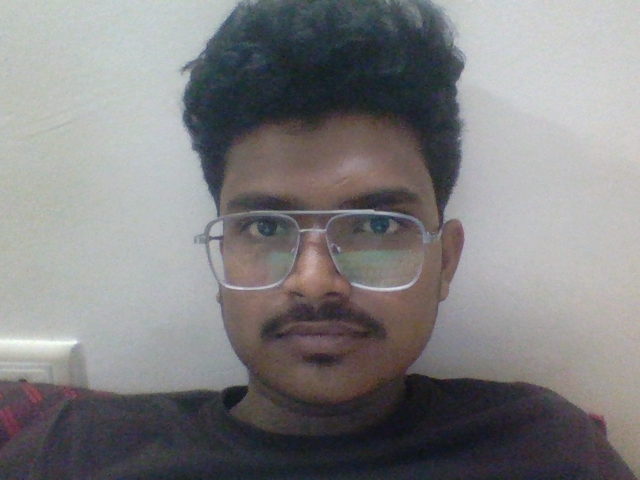
#> input picture data/3/face.png, 640 x 480 px, given in place of the camera
$ python give_vote.py
#> lines starting #> are read from the running program, lines starting #| are printed output that depends on the picture
import cv2
import pickle
import numpy as np
import sqlite3
import os

MODEL_PATH = "model/face_model.pkl"
FACE_SIZE = (100, 100)

# ----------------------------
# DATABASE SETUP
# ----------------------------
def init_db():
    conn = sqlite3.connect("voting.db")
    cursor = conn.cursor()

    cursor.execute("""
        CREATE TABLE IF NOT EXISTS voters (
            id INTEGER PRIMARY KEY AUTOINCREMENT,
            name TEXT UNIQUE,
            has_voted INTEGER DEFAULT 0,
            vote_to TEXT
        )
    """)

    conn.commit()
    conn.close()


# ----------------------------
# CHECK & UPDATE VOTE
# ----------------------------
# [44 lines left out: function process_vote, not called in this run]


# ----------------------------
# FACE RECOGNITION + VOTING
# ----------------------------
def recognize_and_vote():
    if not os.path.exists(MODEL_PATH):
        print("Train model first!")
        return

    with open(MODEL_PATH, "rb") as f:
#> (reads model/face_model.pkl from the repository)
        model_data = pickle.load(f)

    faces = model_data["faces"]
    labels = model_data["labels"]
    label_map = model_data["label_map"]

    face_cascade = cv2.CascadeClassifier(
        cv2.data.haarcascades + "haarcascade_frontalface_default.xml"
    )

    cap = cv2.VideoCapture(0)
    print("Scanning face...")

    recognized_name = None

    while True:
        ret, frame = cap.read()
#> frame is the input picture: shape (480, 640, 3); mean B, G, R 128.7, 127.6, 128.7
        if not ret:
            break

        gray = cv2.cvtColor(frame, cv2.COLOR_BGR2GRAY)
        detected_faces = face_cascade.detectMultiScale(gray, 1.3, 5)
#> detected_faces = [[172, 113, 289, 289]]

        for (x, y, w, h) in detected_faces:
            face = gray[y:y+h, x:x+w]
            face = cv2.resize(face, FACE_SIZE).flatten()

            distances = np.linalg.norm(faces - face, axis=1)
            min_index = np.argmin(distances)

            predicted_label = labels[min_index]
            name = label_map[predicted_label]

            recognized_name = name

            cv2.putText(frame, name, (x, y-10),
                        cv2.FONT_HERSHEY_SIMPLEX,
                        1, (0,255,0), 2)

            cv2.rectangle(frame, (x, y), (x+w, y+h),
                          (0,255,0), 2)
#> this loop made 1 pass
#> pass 1, in recognize_and_vote, `face = gray[y:y+h, x:x+w]`:
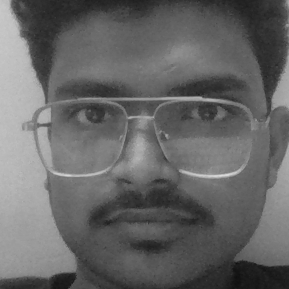
#> face: shape (289, 289); min 15, max 220, mean 101.8

        cv2.imshow("Smart Voting - Face Scan", frame)

        if cv2.waitKey(1) == 27 or recognized_name is not None:
            break

    cap.release()
    cv2.destroyAllWindows()

    if recognized_name:
        print(f"Recognized as: {recognized_name}")
        process_vote(recognized_name)
    else:
        print("Face not recognized.")


# ----------------------------
# MAIN
# ----------------------------
if __name__ == "__main__":
    init_db()
#> (the run stopped early here; a loop or call above may not have finished)
